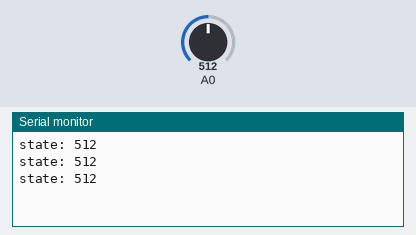
Simulated run of this sketch. Board: Arduino Uno, built with avr-gcc and run on an emulated ATmega328P. Parts: the last lines printed to the serial monitor. The test bench sets the inputs (shaded band); at power-on: A0 = 512.

Above: at 1.3 s.
1.4 s: A0 set to 716
At 1.9 s:
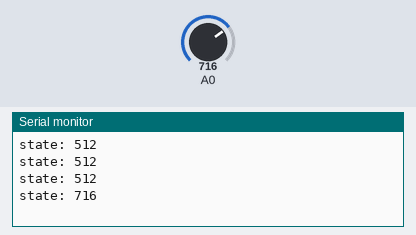
2.9 s: A0 set to 900
At 3.4 s:
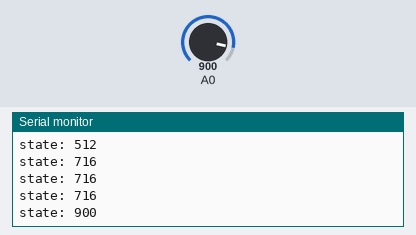
Timing chart, 0 to 5.9 s (numbered marks = the images above; inputs shaded):
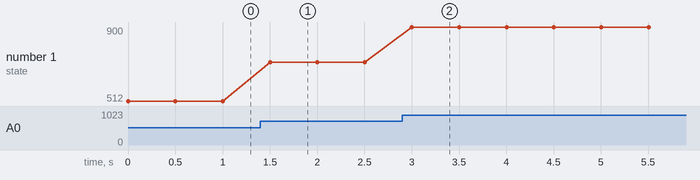

Measured:
- after the input at 1.4 s, the serial monitor: prints a new line after 0.10 s (image 1)
- after the input at 2.9 s, the serial monitor: prints a new line after 0.10 s (image 2)
- plotted number 1: 512 → 716 after the input at 1.4 s, 716 → 900 after the input at 2.9 s

The sketch:

tcrt5000_analog.ino
```cpp
int sensorstate;
void setup() {
  // put your setup code here, to run once:
Serial.begin(9600);
}

void loop() {
  // put your main code here, to run repeatedly:
sensorstate=analogRead(A0);
Serial.print("state: ");
Serial.print(sensorstate);
Serial.println(" ");
delay(500);

}
```
